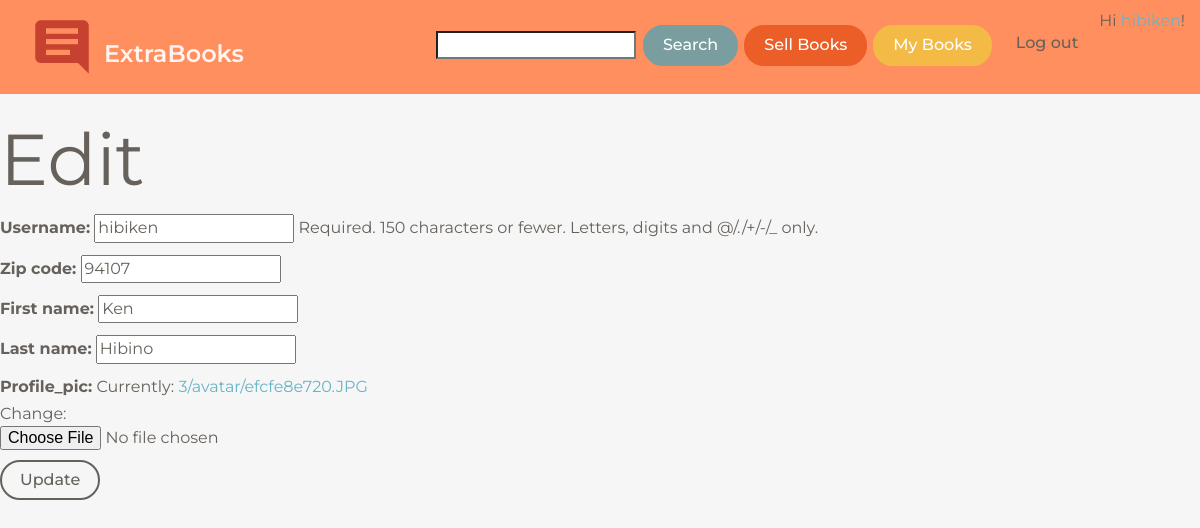
Screenshot of /users/hibiken/editing (signed in) with the database file from the repository.
### users/models.py (models this page shows, shortened)
class CustomUser(AbstractUser):
    zip_code = models.CharField( max_length=5, blank = False)
    avatar = models.ImageField(upload_to = user_directory_path,
                                verbose_name= 'profile_pic',
                                default = 'None/no-img.jpg')
    slug = models.SlugField(unique=True)
    def __str__(self) -> str:
        return self.username

### users/views.py (the view)
# urls.py: path('<slug>/editing', EditProfileView.as_view(), name= 'settings'),
class EditProfileView(LoginRequiredMixin,UserPassesTestMixin,UpdateView):
    model = CustomUser
    fields = ['username', 'zip_code', 'first_name','last_name', 'avatar', ]
    template_name = 'settings.html'
    login_url = 'login'
    def test_func(self):
        obj = self.get_object()
        print(obj)
        return  obj == self.request.user

### templates/settings.html
{% extends 'base.html' %}
{% block content%}
	<h1> Edit </h1>
	<form action="" method="post" enctype="multipart/form-data">{% csrf_token %}
		{{ form.as_p }}
		<button class = "btn" type = "submit" >Update</button>
	</form>
{% endblock content%}

### assets/css/books.css (style rules this page uses)
html { position: relative; min-height: 100%; }
body { background-color: #f6f6f6; margin-bottom: 70px; }

### rows the page displays
CustomUser: username "hibiken", zip_code "94107", first_name "Ken", last_name "Hibino"
